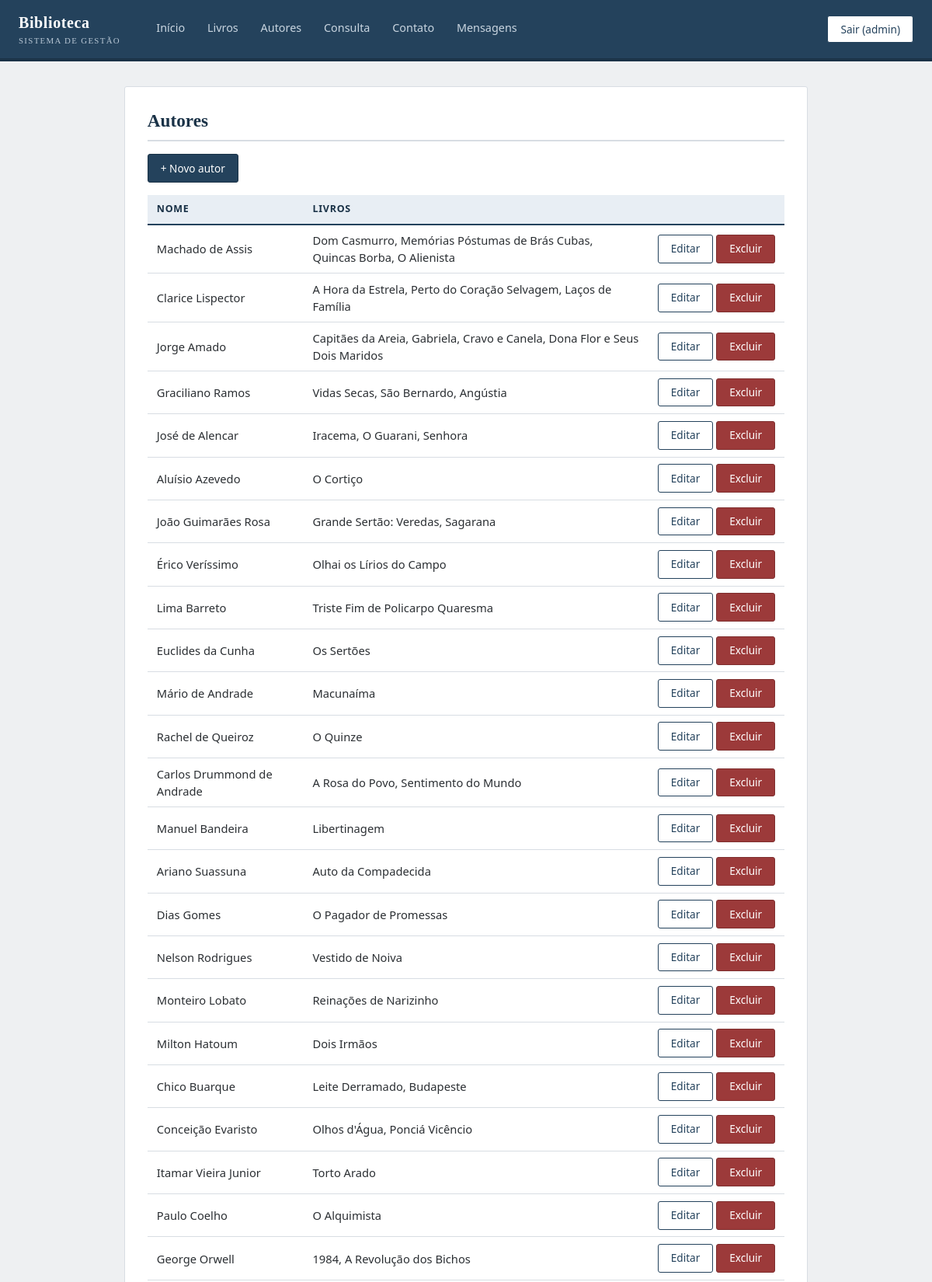
The page /autores/ (signed in, upper part) on the database its author committed.
### core/models.py (models this page shows, shortened)
class Autor(models.Model):
    nome = models.CharField(max_length=100)
    class Meta:
        verbose_name_plural = "Autores"

class Livro(models.Model):
    titulo = models.CharField(max_length=100)
    ano = models.PositiveIntegerField()
    autores = models.ManyToManyField(Autor, related_name="livros", blank=True)
    def __str__(self):
        return self.titulo

### core/views.py (the view)
# urls.py: path("autores/", views.autor_list, name="autor_list"),
@login_required
def autor_list(request):
    return render(request, "core/autor_list.html", {"autores": Autor.objects.all()})

### core/templates/core/autor_list.html (shortened to what this page needs)
{% extends "core/base.html" %}
{% block content %}
<div class="card">
  <h1 style="margin-bottom:1rem">Autores</h1>
  <p style="margin-bottom:1rem"><a class="btn" href="{% url 'autor_novo' %}">+ Novo autor</a></p>
  <table>
    <tr><th>Nome</th><th>Livros</th><th></th></tr>
    {% for autor in autores %}
    <tr>
      <td>{{ autor.nome }}</td>
      <td>{{ autor.livros.all|join:", "|default:"-" }}</td>
      <td class="actions">
        <a class="btn secondary" href="{% url 'autor_editar' autor.pk %}">Editar</a>
        <a class="btn danger" href="{% url 'autor_excluir' autor.pk %}">Excluir</a>
      </td>
    </tr>
    {% empty %}
    <tr><td colspan="3">Nenhum autor cadastrado.</td></tr>
    {% endfor %}
  </table>
</div>
{% endblock %}

### core/templates/core/base.html (shortened to what this page needs)
<!doctype html>
<html lang="pt-br">
<head>
</head>
<body>
<header>
  <span class="brand">Biblioteca<small>Sistema de Gestão</small></span>
  <nav>
    {% if user.is_authenticated %}
      <a href="{% url 'home' %}">Início</a>
      <a href="{% url 'livro_list' %}">Livros</a>
      <a href="{% url 'autor_list' %}">Autores</a>
      <a href="{% url 'consulta' %}">Consulta</a>
      <a href="{% url 'contato' %}">Contato</a>
      {% if user.is_staff %}<a href="{% url 'mensagens' %}">Mensagens</a>{% endif %}
    {% endif %}
  </nav>
  {% if user.is_authenticated %}
    <form action="{% url 'logout' %}" method="post" class="sair">{% csrf_token %}
      <button class="btn secondary" type="submit">Sair ({{ user.username }})</button>
    </form>
  {% endif %}
</header>
<main>
  {% block content %}{% endblock %}
</main>
</body>
</html>

### core/templates/core/base.html (style rules this page uses)
:root { --azul: #24425c; --azul-escuro: #1a3247; --azul-claro: #e8eef4; --cinza: #5c6670; --borda: #d8dde3; --vermelho: #9c3a3a; --fundo: #eef0f2; }
* { box-sizing: border-box; margin: 0; }
body { font-family: Georgia, "Times New Roman", serif; background: var(--fundo); color: #2b2f33; line-height: 1.5; }
header { background: var(--azul); border-bottom: 4px solid var(--azul-escuro); color: #fff; padding: 0 1.5rem; display: flex; align-items: stretch; gap: 2rem; flex-wrap: wrap; }
header .brand { font-size: 1.25rem; font-weight: 700; letter-spacing: .03em; padding: .9rem 0; }
header .brand small { display: block; font-size: .68rem; font-weight: 400; letter-spacing: .12em; text-transform: uppercase; color: #b9c8d6; }
nav { display: flex; align-items: stretch; }
nav a { color: #c9d5e0; text-decoration: none; padding: 0 .9rem; display: flex; align-items: center; font-family: system-ui, sans-serif; font-size: .9rem; border-bottom: 3px solid transparent; }
.sair { margin-left: auto; align-self: center; }
main { max-width: 920px; margin: 2rem auto 3rem; padding: 0 1.25rem; }
h1 { font-size: 1.45rem; font-weight: 700; color: var(--azul-escuro); border-bottom: 2px solid var(--borda); padding-bottom: .5rem; margin-bottom: 1.2rem; }
.card { background: #fff; border: 1px solid var(--borda); border-radius: 3px; padding: 1.6rem 1.8rem; margin-bottom: 1.2rem; }
table { width: 100%; border-collapse: collapse; font-family: system-ui, sans-serif; font-size: .92rem; }
th, td { text-align: left; padding: .55rem .75rem; border-bottom: 1px solid var(--borda); }
th { background: var(--azul-claro); color: var(--azul-escuro); font-size: .78rem; text-transform: uppercase; letter-spacing: .06em; border-bottom: 2px solid var(--azul); }
.btn { display: inline-block; background: var(--azul); color: #fff; border: 1px solid var(--azul-escuro); border-radius: 3px; padding: .45rem 1rem; text-decoration: none; cursor: pointer; font-family: system-ui, sans-serif; font-size: .85rem; }
.btn.danger { background: var(--vermelho); border-color: #7e2e2e; }
.btn.secondary { background: #fff; color: var(--azul); border-color: var(--azul); }
.actions { white-space: nowrap; text-align: right; }

### rows shown on the page
Autor: nome "Machado de Assis", livros.all "Dom Casmurro, Memórias Póstumas de Brás Cubas, Quincas Borba, O Alienista"
Autor: nome "Clarice Lispector", livros.all "A Hora da Estrela, Perto do Coração Selvagem, Laços de Família"
Autor: nome "Jorge Amado", livros.all "Capitães da Areia, Gabriela, Cravo e Canela, Dona Flor e Seus Dois Maridos"
Autor: nome "Graciliano Ramos", livros.all "Vidas Secas, São Bernardo, Angústia"
Autor: nome "José de Alencar", livros.all "Iracema, O Guarani, Senhora"
Autor: nome "Aluísio Azevedo", livros.all "O Cortiço"
Autor: nome "João Guimarães Rosa", livros.all "Grande Sertão: Veredas, Sagarana"
Autor: nome "Érico Veríssimo", livros.all "Olhai os Lírios do Campo"
Autor: nome "Lima Barreto", livros.all "Triste Fim de Policarpo Quaresma"
Autor: nome "Euclides da Cunha", livros.all "Os Sertões"
Autor: nome "Mário de Andrade", livros.all "Macunaíma"
Autor: nome "Rachel de Queiroz", livros.all "O Quinze"
Autor: nome "Carlos Drummond de Andrade", livros.all "A Rosa do Povo, Sentimento do Mundo"
Autor: nome "Manuel Bandeira", livros.all "Libertinagem"
Autor: nome "Ariano Suassuna", livros.all "Auto da Compadecida"
Autor: nome "Dias Gomes", livros.all "O Pagador de Promessas"
Autor: nome "Nelson Rodrigues", livros.all "Vestido de Noiva"
Autor: nome "Monteiro Lobato", livros.all "Reinações de Narizinho"
Autor: nome "Milton Hatoum", livros.all "Dois Irmãos"
Autor: nome "Chico Buarque", livros.all "Leite Derramado, Budapeste"
Autor: nome "Conceição Evaristo", livros.all "Olhos d'Água, Ponciá Vicêncio"
Autor: nome "Itamar Vieira Junior", livros.all "Torto Arado"
Autor: nome "Paulo Coelho", livros.all "O Alquimista"
Autor: nome "George Orwell", livros.all "1984, A Revolução dos Bichos"

### other values the page prints
{{ user.username }} "admin"
